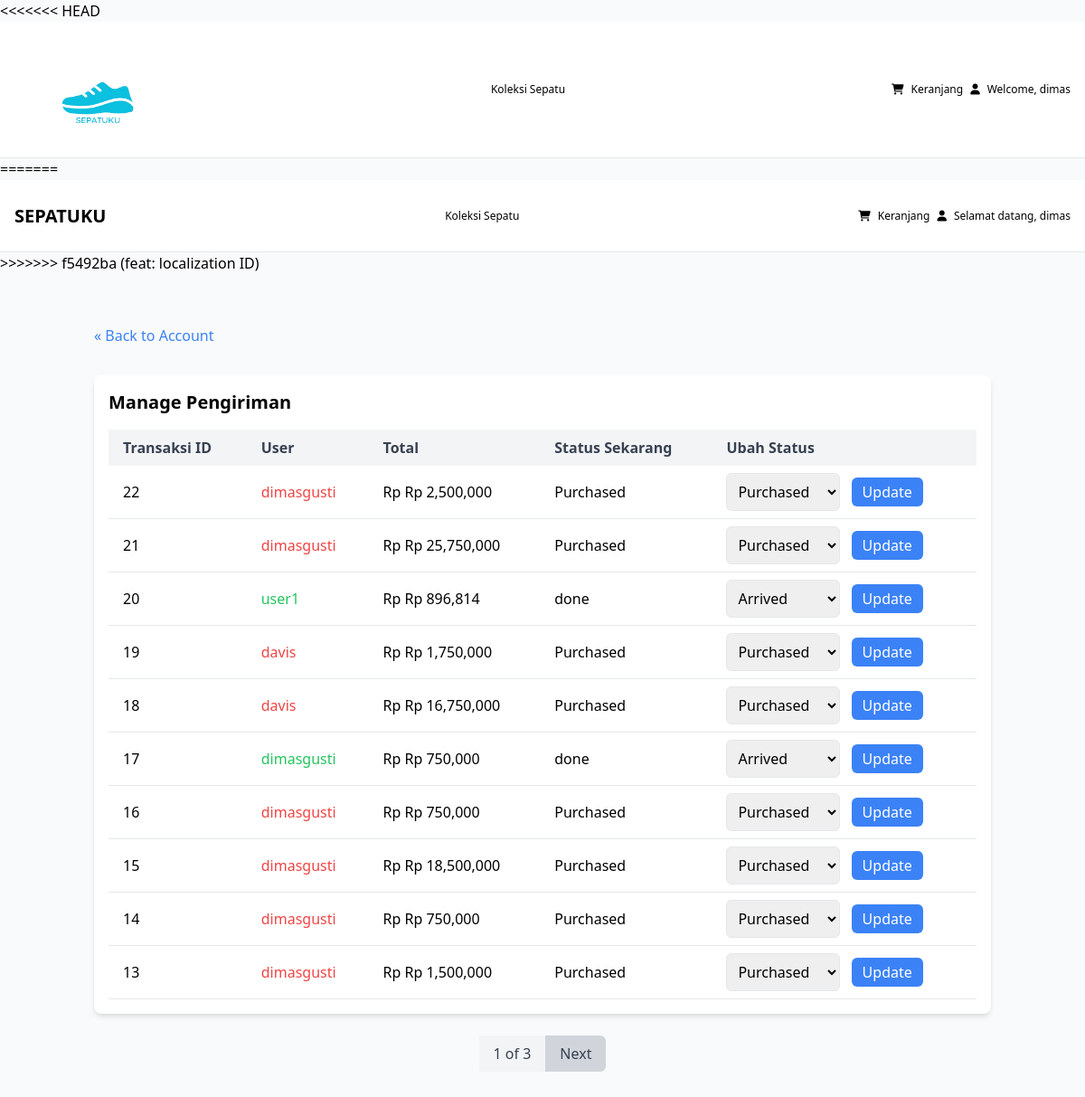
/account/dashboard_courier (signed in), run on an earlier commit of the app's database.
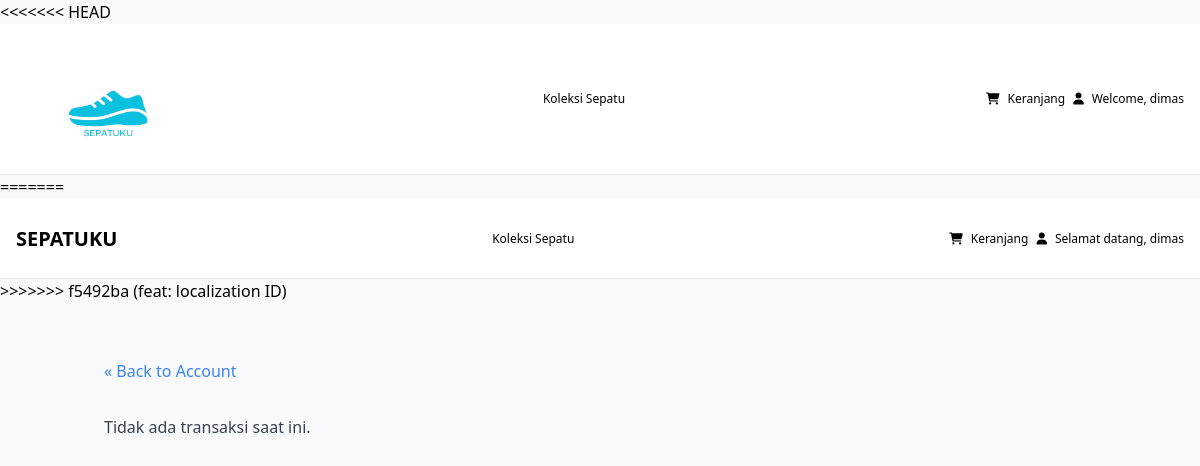
And on a later commit of the database.
### transaction/models.py (models this page shows, shortened)
class Transaction(models.Model):
    STATUS_CHOICES = [
        ('purchased', 'Purchased'),
        ('ondeliver', 'On Deliver'),
        ('success', 'Success'),
    ]
    PAYMENT_METHOD_CHOICES = [
        ('credit_card', 'Credit Card'),
        ('bank_transfer', 'Bank Transfer'),
        ('cash', 'Cash'),
    ]
    user = models.ForeignKey(User, on_delete=models.CASCADE, related_name="transactions")
    total = models.DecimalField(max_digits=10, decimal_places=2)
    date = models.DateTimeField(auto_now_add=True)
    status = models.CharField(max_length=16, choices=STATUS_CHOICES, default='purchased')
    payment_method = models.CharField(max_length=16, choices=PAYMENT_METHOD_CHOICES)

### account/models.py (models this page shows, shortened)
class User(AbstractUser):
    ROLE_CHOICES = [
        ('admin', 'Admin'),
        ('user', 'User'),
        ('courier', 'Courier'),
    ]
    role = models.CharField(max_length=10, choices=ROLE_CHOICES, default='user')
    telephone = models.CharField(max_length=15, blank=True, null=True)
    address = models.TextField(blank=True, null=True)

### account/views.py (the view)
# urls.py: path('dashboard_courier', views.dashboard_courier, name='dashboard_courier'),
@login_required
def dashboard_courier(request):
    transaction = Transaction.objects.all().order_by('-date')
    paginator = Paginator(transaction, 10)
    page_number = request.GET.get('page')
    page_obj = paginator.get_page(page_number)
    return render(request, 'dashboard_courier.html', {
        'page_obj': page_obj
    })

### products/templatetags/rupiah_filter.py (called while the page is built)
@register.filter
def rupiah_format(value):
    value = int(value)
    formatted_value = f"{value:,}"
    return f"Rp {formatted_value}"

### account/templates/dashboard_courier.html (shortened to what this page needs)
{% load rupiah_filter %}
<!DOCTYPE html>
<html lang="en">
  <head>
    <link href="https://cdn.jsdelivr.net/npm/tailwindcss@2.1.2/dist/tailwind.min.css" rel="stylesheet" />
  </head>
  <body class="bg-gray-50">
    {% include 'components/navbar.html' %}
    <div class="container mx-auto px-4 py-8">
      <div class="mt-6 pb-4">
        <a href="{% url 'account' %}" class="text-blue-500 hover:underline">&laquo; Back to Account</a>
      </div>
      {% if user.is_authenticated %}
        {% if page_obj %}
          <div class="mt-4 p-4 bg-white shadow-md rounded-lg">
            <h3 class="text-xl font-semibold">Manage Pengiriman</h3>
            <table class="min-w-full table-auto mt-4 border-collapse text-left">
              <thead>
                <tr class="bg-gray-100">
                  <th class="px-4 py-2 text-gray-700">Transaksi ID</th>
                  <th class="px-4 py-2 text-gray-700">User</th>
                  <th class="px-4 py-2 text-gray-700">Total</th>
                  <th class="px-4 py-2 text-gray-700">Status Sekarang</th>
                  <th class="px-4 py-2 text-gray-700">Ubah Status</th>
                </tr>
              </thead>
              <tbody>
                {% for transaction in page_obj %}
                  <tr class="border-b hover:bg-gray-50">
                    <td class="px-4 py-2">{{ transaction.id }}</td>
                    <td class="px-4 py-2">
                        <span
                          class="
                          {% if transaction.status == 'done' %} text-green-500
                          {% elif transaction.status == 'ondeliver' %} text-yellow-500
                          {% elif transaction.status == 'purchased' %} text-red-500
                          {% endif %}">
                          {{ transaction.user.username }}
                        </span>
                      </td>
                    <td class="px-4 py-2">Rp {{ transaction.total|rupiah_format }}</td>
                    <td class="px-4 py-2">{{ transaction.get_status_display }}</td>
                    <td class="px-4 py-2">
                      <form method="POST" action="{% url 'update_transaction_status' transaction.id %}">
                        <select name="status" class="border rounded-md p-2">
                          <option value="purchased" {% if transaction.status == 'purchased' %}selected{% endif %}>Purchased</option>
                          <option value="done" {% if transaction.status == 'done' %}selected{% endif %}>Arrived</option>
                        </select>
                        <button type="submit" class="ml-2 bg-blue-500 text-white px-3 py-1 rounded-md hover:bg-blue-600">Update</button>
                      </form>
                    </td>
                  </tr>
                {% endfor %}
              </tbody>
            </table>
          </div>
          <div class="mt-6 flex justify-center">
            <div class="inline-flex">
              <span class="px-4 py-2 bg-gray-100 text-gray-700">{{ page_obj.number }} of {{ page_obj.paginator.num_pages }}</span>
              {% if page_obj.has_next %}
                <a href="?page={{ page_obj.next_page_number }}" class="px-4 py-2 bg-gray-300 text-gray-700 hover:bg-gray-400 rounded-r-md">Next</a>
              {% endif %}
            </div>
          </div>
        {% else %}
          <p class="text-gray-700 mt-4">Tidak ada transaksi saat ini.</p>
        {% endif %}
      {% else %}
        <div class="bg-white shadow-lg rounded-lg p-6">
          <p class="text-gray-700">
            Tolong <a href="{% url 'login' %}" class="text-blue-500 hover:underline">Login</a> untuk mengakses dashboard.
          </p>
        </div>
      {% endif %}
    </div>
  </body>
</html>

What changed in the data, as far as the page shows it:
removed Transaction: status "Purchased"
removed Transaction: status "Purchased"
removed Transaction: status "Arrived"
removed Transaction: status "Purchased"
removed Transaction: status "Purchased"
removed Transaction: status "Arrived"
removed Transaction: status "Purchased"
removed Transaction: status "Purchased"
removed Transaction: status "Purchased"
removed Transaction: status "Purchased"
Also different on the page:
{{ page_obj.number }}: "1" → (not shown)
{{ page_obj.paginator.num_pages }}: "3" → (not shown)
text no longer shown: "Manage Pengiriman Transaksi ID User Total Status Sekarang Ubah Status of Next"
text now shown: "Tidak ada transaksi saat ini."
